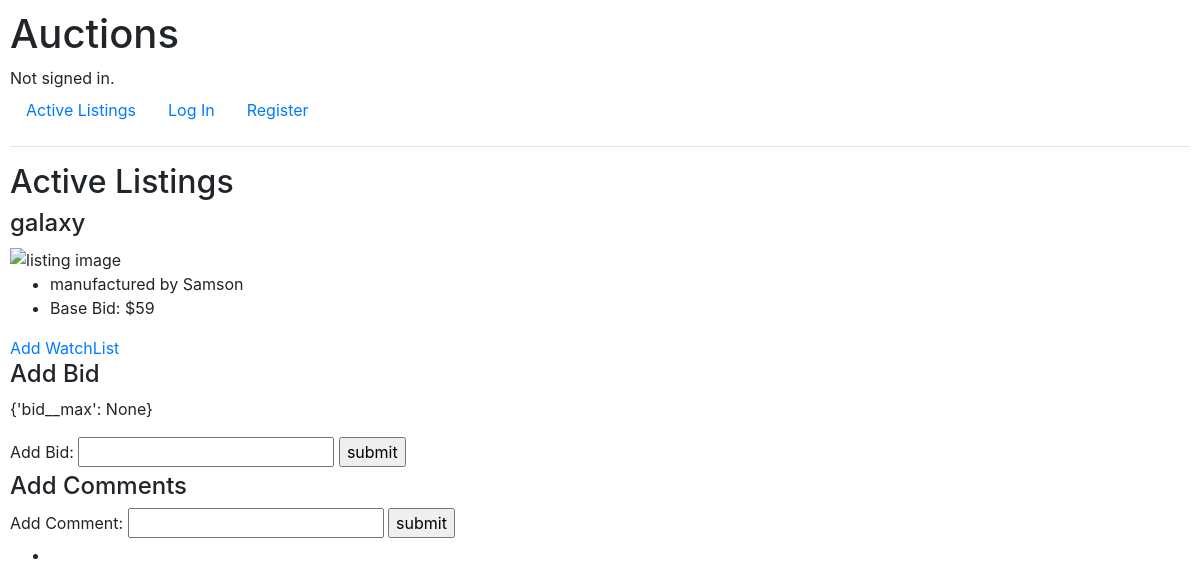
The app's page /list/7 with its own data.
### auctions/models.py (models this page shows, shortened)
class Listing(models.Model):
    title = models.CharField(max_length=300)
    description = models.CharField(max_length=5000)
    starting_bid = models.IntegerField()
    url = models.URLField(blank=True)
    category = models.CharField(null=True, max_length=5000)
    creater = models.ForeignKey(User, on_delete=models.CASCADE, null=True, related_name="theirlisting")
    status = models.BooleanField(default=True)
    winner = models.ForeignKey(User, on_delete=models.CASCADE, null=True, related_name="theirwinning")
    def max_bid(self):
        if Bid.objects.all().filter(listing=self).aggregate(Max('bid')):
            return Bid.objects.all().filter(listing=self).aggregate(Max('bid'))
        else:
            return self.starting_bid

### auctions/views.py (the view)
# urls.py: path("list/<int:id>", views.list, name="list"),
def list(request, id):
    return render(request, "auctions/list.html", {
        "list": Listing.objects.get(id=id),
        "formBid": AddBid(),
        "formComment": AddComment()
    })

### auctions/views.py
class AddBid(forms.Form):
    bid = forms.IntegerField(label="Add Bid", min_value=Listing.max_bid)

class AddComment(forms.Form):
    comment = forms.CharField(label="Add Comment")

### auctions/templates/auctions/list.html (shortened to what this page needs)
{% extends "auctions/layout.html" %}
{% block body %}
    <h2>Active Listings</h2>
    <h4>{{ list.title }}</h4>
    <img src="{{ list.url }}" alt="listing image" width="50" height="60">
    <ul>
        <li>{{ list.description }}</li>
        <li>Base Bid: ${{ list.starting_bid }}</li>
    </ul>
    <a href="{% url 'add' list.id %}">Add WatchList</a>
    <h4>Add Bid</h4>
    <p>{{ list.max_bid }}</p>
    <form action="{% url 'addbid' list.id %}" method="post">
        {{ formBid }}
        <input type="submit", value="submit">
    </form>
    <h4>Add Comments</h4>
    <form action="{% url 'comment' list.id %}" method="post">
        {{ formComment }}
        <input type="submit", value="submit">
    </form>
        <ul>
            <li>{{ comment.text }}</li>
        </ul>
{% endblock %}

### auctions/static/auctions/styles.css (style rules this page uses)
body { padding: 10px; }

### records on screen
Listing: title "galaxy", description "manufactured by Samson", starting_bid "59", max_bid "{'bid__max': None}"
